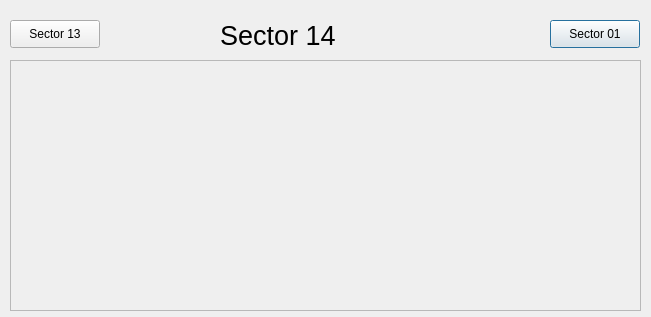
<?xml version="1.0" encoding="UTF-8"?>
<ui version="4.0">
 <class>Dialog</class>
 <widget class="QDialog" name="Dialog">
  <property name="geometry">
   <rect>
    <x>0</x>
    <y>0</y>
    <width>651</width>
    <height>317</height>
   </rect>
  </property>
  <property name="windowTitle">
   <string>Dialog</string>
  </property>
  <widget class="QLabel" name="label_2">
   <property name="geometry">
    <rect>
     <x>220</x>
     <y>20</y>
     <width>131</width>
     <height>31</height>
    </rect>
   </property>
   <property name="font">
    <font>
     <pointsize>20</pointsize>
    </font>
   </property>
   <property name="text">
    <string>Sector 14</string>
   </property>
  </widget>
  <widget class="QEFormPlugin" name="asguiformplugin">
   <property name="geometry">
    <rect>
     <x>10</x>
     <y>60</y>
     <width>631</width>
     <height>251</height>
    </rect>
   </property>
   <property name="uiFile" stdset="0">
    <string>SectorVacuumSchematic.ui</string>
   </property>
   <property name="variableSubstitutions" stdset="0">
    <string>SR=14 SRPREV=13</string>
   </property>
  </widget>
  <widget class="QCaPushButtonPlugin" name="guipushbuttonplugin">
   <property name="geometry">
    <rect>
     <x>550</x>
     <y>20</y>
     <width>90</width>
     <height>28</height>
    </rect>
   </property>
   <property name="text">
    <string>Sector 01</string>
   </property>
   <property name="guiFile">
    <string>SVS01.ui</string>
   </property>
   <property name="creationOption" stdset="0">
    <enum>QCaPushButtonPlugin::Open</enum>
   </property>
  </widget>
  <widget class="QCaPushButtonPlugin" name="guipushbuttonplugin_2">
   <property name="geometry">
    <rect>
     <x>10</x>
     <y>20</y>
     <width>90</width>
     <height>28</height>
    </rect>
   </property>
   <property name="text">
    <string>Sector 13</string>
   </property>
   <property name="guiFile">
    <string>SVS13.ui</string>
   </property>
   <property name="creationOption" stdset="0">
    <enum>QCaPushButtonPlugin::Open</enum>
   </property>
  </widget>
 </widget>
 <customwidgets>
  <customwidget>
   <class>QCaPushButtonPlugin</class>
   <extends>QPushButton</extends>
   <header>QCaPushButtonPlugin.h</header>
  </customwidget>
  <customwidget>
   <class>QEFormPlugin</class>
   <extends>QScrollArea</extends>
   <header>QEFormPlugin.h</header>
  </customwidget>
 </customwidgets>
 <resources/>
 <connections/>
</ui>
